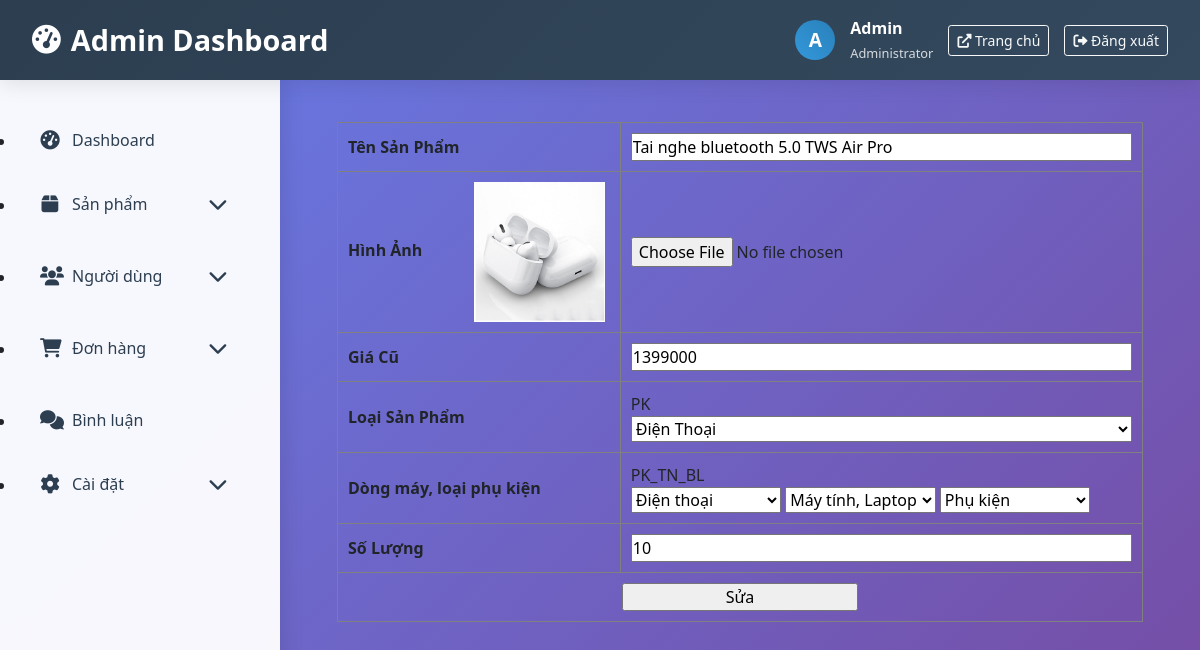
The page /code/shopmaytinh/User/Admin/index.php?act=suasp&loaisp=PK&id=82 on the database its author committed.
### tables this page shows
CREATE TABLE `danh_sach_san_pham` (
  `id` int(11) NOT NULL,
  `Ten_San_Pham` varchar(150) DEFAULT NULL,
  `Hinh_Anh` varchar(100) DEFAULT NULL,
  `Gia_Ban` int(11) DEFAULT NULL,
  `Gia_Cu` int(11) NOT NULL,
  `Phan_Tram` int(11) NOT NULL,
  `Loai_SP` char(10) DEFAULT NULL,
  `Dong_May` varchar(10) NOT NULL,
  `GiamGia` char(3) NOT NULL,
  `So_Luong` int(11) NOT NULL,
  `MaNcc` varchar(10) NOT NULL,
  `TGian_BatDau` timestamp NOT NULL DEFAULT '0000-00-00 00:00:00',
  `TGian_CSua` timestamp NOT NULL DEFAULT '0000-00-00 00:00:00'
);

### code/shopmaytinh/User/U_Controller/SuaSp_C.php (called while the page is built, shortened)
<?php
	$id = $_GET['id'];
	require_once '../U_Model/HienTTin_M.php';
	require_once '../U_View/SuaSp_V.php';
?>

### code/shopmaytinh/User/U_Model/HienTTin_M.php (called while the page is built, shortened)
<?php
	require_once 'KetNoiDb.php';
	$tensp = "SELECT * from danh_sach_san_pham where id = '$id'";
	$qrr = mysqli_query($connect,$tensp);
	$tsp = mysqli_fetch_array($qrr);
?>

### code/shopmaytinh/User/U_View/SuaSp_V.php (the view, shortened to what this page needs)
<!DOCTYPE html>
<html>
<head>
</head>
<body>
	<div class="container-fluid">
		<form method="POST" style="padding: 10px;" enctype="multipart/form-data">
			<table border="1" style="width: 100%" cellpadding="10" cellspacing="0">
				<tr>
					<th>
						Tên Sản Phẩm
					</th>
					<td>
						<input type="text" name="tsp" style="width: 100%" value="<?php echo $tsp['Ten_San_Pham'] ?>">
					</td>
				</tr>
				<tr>
					<th>Hình Ảnh
						<img style="width: 50%;height: 140px;margin-left: 18%" src="../../Images/<?php echo $tsp['Hinh_Anh'] ?>">
					</th>
					<td>
						<input type="file" name="img" style="width: 100%">
					</td>
				</tr>
				<tr>
					<th>
						Giá Cũ
					</th>
					<td>
						<input type="text" name="gc" style="width: 100%" value="<?php echo $tsp['Gia_Cu'] ?>">
					</td>
				</tr>
				<tr>
					<th>
						Loại Sản Phẩm
					</th>
					<td>
						<?php echo $tsp['Loai_SP'] ?>
						<select name="loaisp" style="width: 100%" >
							<option value="DT">Điện Thoại</option>
						</select>
					</td>
				</tr>
				<tr>
					<th>
						Dòng máy, loại phụ kiện
					</th>
					<td>
						<?php echo $tsp['Dong_May'] ?><br>
						<select name="dongmay_loaiphukien1" style="width: 30%">
							<option value="">Điện thoại</option>
						</select>
						<select name="dongmay_loaiphukien2" style="width: 30%">
							<option value="">Máy tính, Laptop</option>
						</select>
						<select name="dongmay_loaiphukien3" style="width: 30%">
							<option value="">Phụ kiện</option>
						</select>
					</td>
				</tr>
				<tr>
					<th>
						Số Lượng
					</th>
					<td>
						<input type="text" name="sl" style="width: 100%" value="<?php echo $tsp['So_Luong'] ?>">
					</td>
				</tr>
				<tr>
					<td colspan="2" align="center">
						<input  style="width: 30%;" type="submit" name="suasp" value="Sửa">
					</td>
				</tr>
			</table>
		</form>
	</div>
</body>
</html>

### code/shopmaytinh/User/Admin/modern_admin.css (style rules this page uses)
* { margin: 0; padding: 0; box-sizing: border-box; }
body { font-family: 'Segoe UI', Tahoma, Geneva, Verdana, sans-serif; background: linear-gradient(135deg, #667eea 0%, #764ba2 100%); min-height: 100vh; }

### code/shopmaytinh/User/U_View/SuaSp_V.php (style rules this page uses)
tr th, tr td { padding: 10px; }

### rows shown on the page
danh_sach_san_pham: tsp "Tai nghe bluetooth 5.0 TWS Air Pro", Hinh_Anh (picture), gc "1399000", Loai_SP "PK", Dong_May "PK_TN_BL", sl "10"

### other values the page prints
substr($user, 0, 1) "A"
$user "Admin"
